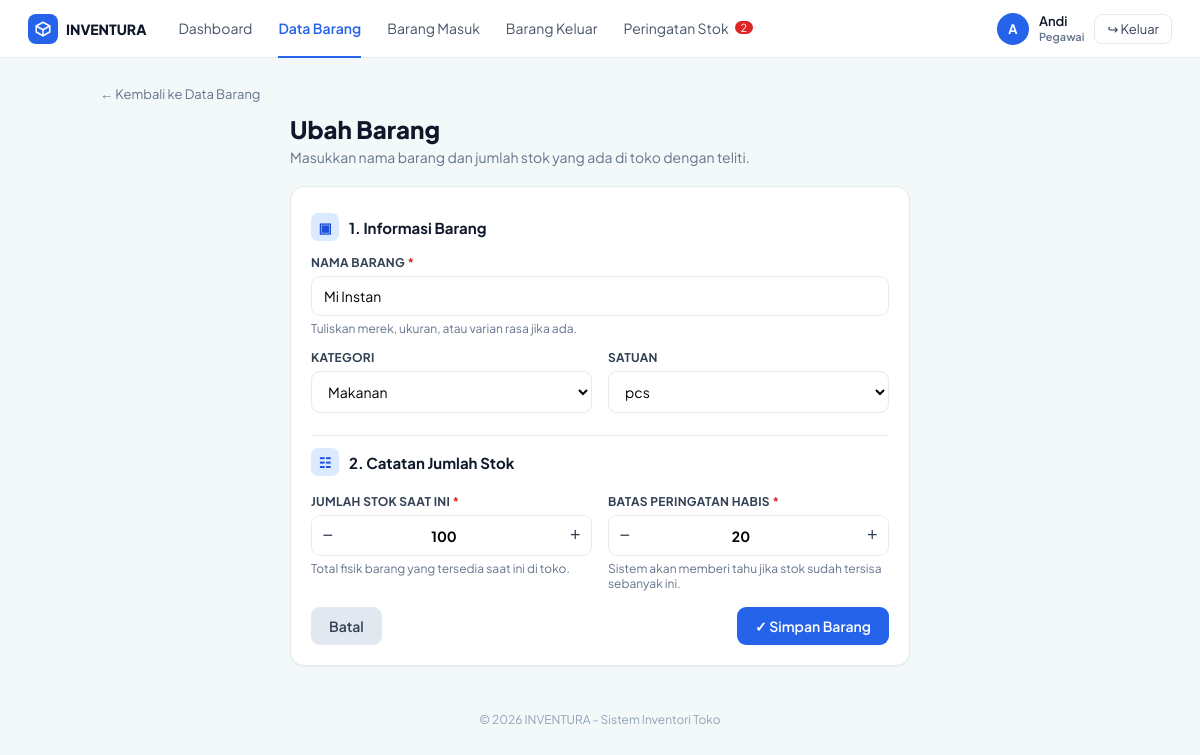
The page /barang_form.php?id=1 (signed in) on the database its author committed.
### tables this page shows
CREATE TABLE barang (
  id_barang INT AUTO_INCREMENT PRIMARY KEY,
  id_kategori INT NOT NULL,
  nama_barang VARCHAR(100) NOT NULL,
  satuan VARCHAR(20) NOT NULL,
  stok INT NOT NULL,
  stok_minimum INT NOT NULL,
  FOREIGN KEY (id_kategori) REFERENCES kategori(id_kategori)
);

CREATE TABLE kategori (
  id_kategori INT AUTO_INCREMENT PRIMARY KEY,
  nama_kategori VARCHAR(100) NOT NULL
);

### barang_form.php (the view, shortened to what this page needs)
<?php
include "header.php";
$id = isset($_GET['id']) ? intval($_GET['id']) : 0;
$b = array("nama_barang" => "", "id_kategori" => "", "satuan" => "", "stok" => 0, "stok_minimum" => 5);
if ($id > 0) {
    $b = mysqli_fetch_assoc(mysqli_query($koneksi, "SELECT * FROM barang WHERE id_barang = $id"));
}
$kategori_list = mysqli_query($koneksi, "SELECT * FROM kategori");
?>
<a class="kembali" href="barang.php">&larr; Kembali ke Data Barang</a>
<div style="max-width:620px;margin:0 auto">
<h1><?= $id > 0 ? "Ubah Barang" : "Tambah Barang Baru" ?></h1>
<p class="sub">Masukkan nama barang dan jumlah stok yang ada di toko dengan teliti.</p>
<div class="kartu">
  <form method="post">
    <div class="judul-bagian"><span class="ikon-kecil">&#9635;</span> 1. Informasi Barang</div>
    <label>Nama Barang <span class="wajib">*</span></label>
    <input type="text" name="nama_barang" placeholder="Contoh: Beras Ramos 5 kg" value="<?= htmlspecialchars($b['nama_barang']) ?>">
    <div class="bantu">Tuliskan merek, ukuran, atau varian rasa jika ada.</div>
    <div class="dua">
      <div>
        <label>Kategori</label>
        <select name="id_kategori">
          <?php while ($k = mysqli_fetch_assoc($kategori_list)) { ?>
            <option value="<?= $k['id_kategori'] ?>" <?= $k['id_kategori'] == $b['id_kategori'] ? "selected" : "" ?>><?= $k['nama_kategori'] ?></option>
          <?php } ?>
        </select>
      </div>
      <div>
        <label>Satuan</label>
        <select name="satuan">
          <?php foreach (array("pcs","botol","buah","bungkus","sak","pouch","kg","dus") as $st) { ?>
            <option value="<?= $st ?>" <?= $st == $b['satuan'] ? "selected" : "" ?>><?= $st ?></option>
          <?php } ?>
        </select>
      </div>
    </div>
    <hr class="garis">
    <div class="judul-bagian"><span class="ikon-kecil">&#9783;</span> 2. Catatan Jumlah Stok</div>
    <div class="dua">
      <div>
        <label>Jumlah Stok Saat Ini <span class="wajib">*</span></label>
        <div class="stepper"><button type="button" onclick="ubah('stok',-1)">&minus;</button>
          <input type="number" id="stok" name="stok" min="0" value="<?= $b['stok'] ?>">
          <button type="button" onclick="ubah('stok',1)">+</button></div>
        <div class="bantu">Total fisik barang yang tersedia saat ini di toko.</div>
      </div>
      <div>
        <label>Batas Peringatan Habis <span class="wajib">*</span></label>
        <div class="stepper"><button type="button" onclick="ubah('min',-1)">&minus;</button>
          <input type="number" id="min" name="stok_minimum" min="0" value="<?= $b['stok_minimum'] ?>">
          <button type="button" onclick="ubah('min',1)">+</button></div>
        <div class="bantu">Sistem akan memberi tahu jika stok sudah tersisa sebanyak ini.</div>
      </div>
    </div>
    <div class="baris-bawah">
      <a class="btn btn-abu" href="barang.php">Batal</a>
      <button class="btn" type="submit" name="simpan">&#10003; Simpan Barang</button>
    </div>
  </form>
</div>
</div>
<?php include "footer.php"; ?>

### style.css (style rules this page uses)
:root { --biru:#2563eb; --biru-tua:#1e40af; --hijau:#047857; --bg:#f3f9f9; --garis:#e5eaf0; --teks:#0f172a; --abu:#64748b; }
* { box-sizing: border-box; }
body { font-family: 'Plus Jakarta Sans', Arial, sans-serif; background: var(--bg); margin: 0; color: var(--teks); font-size: 14px; }
a { color: var(--biru); text-decoration: none; }
h1 { font-size:24px; margin:0 0 4px; font-weight:800; }
.sub { color:var(--abu); margin:0 0 20px; }
.kembali { color:var(--abu); font-size:13px; display:inline-block; margin-bottom:12px; }
.kartu { background:#fff; border:1px solid var(--garis); border-radius:14px; padding:20px; margin-bottom:18px; box-shadow:0 1px 2px rgba(15,23,42,.04); }
.btn { display:inline-block; background:var(--biru); color:#fff; border:none; padding:10px 18px; border-radius:9px; font-weight:600; font-size:14px; cursor:pointer; font-family:inherit; }
.btn-abu { background:#e2e8f0; color:#334155; }
label { display:block; font-weight:700; font-size:12px; letter-spacing:.3px; margin:14px 0 6px; text-transform:uppercase; color:#334155; }
.wajib { color:#dc2626; }
input[type=text], input[type=password], input[type=number], input[type=date], select { width:100%; padding:10px 12px; border:1px solid var(--garis); border-radius:9px; font-size:14px; font-family:inherit; background:#fff; }
.dua { display:grid; grid-template-columns:1fr 1fr; gap:16px; }
.bantu { color:var(--abu); font-size:12px; margin-top:5px; }
.judul-bagian { display:flex; align-items:center; gap:10px; font-weight:700; font-size:15px; margin:6px 0 4px; }
.ikon-kecil { background:#dbeafe; color:#1d4ed8; width:28px; height:28px; border-radius:7px; display:flex; align-items:center; justify-content:center; font-size:14px; }
.garis { border:none; border-top:1px solid var(--garis); margin:22px 0 12px; }
.stepper { display:flex; align-items:center; border:1px solid var(--garis); border-radius:9px; background:#fff; overflow:hidden; }
.stepper button { width:42px; border:none; background:#fff; font-size:18px; cursor:pointer; padding:9px 0; color:#334155; }
.stepper input { border:none !important; text-align:center; font-weight:700; border-radius:0; outline:none !important; }
.baris-bawah { display:flex; align-items:center; justify-content:space-between; margin-top:16px; }

### rows shown on the page
barang: nama_barang "Mi Instan", id_kategori "Makanan", satuan "pcs", stok "100", stok_minimum "20"

### other values the page prints
$jumlah_peringatan "2"
substr($_SESSION['nama_pegawai'], 0, 1) "A"
$_SESSION['nama_pegawai'] "Andi"
